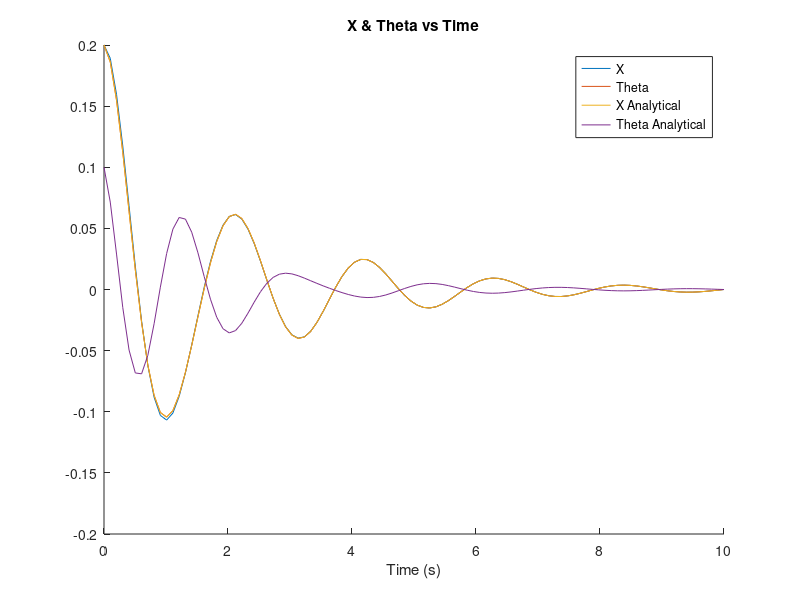

The MATLAB script that drew this image:
function suspension()
m = 4000; % kg
r2 = 0.64; % m
k1 = 20000; % N/m
k2 = 20000; % N/m
l1 = 0.9; % m
l2 = 1.4; % m

I = m * r2;
M = [m 0; 0 I];
K = [k1+k2 (-k1*l1 + k2*l2); (-k1*l1 + k2*l2) ((l1^2)*k1 + (l2^2)*k2)];
C = [4000 1000; 1000 5540];

L = chol(M); % m ^ 0.5
L_inv = inv(L);

K_tilda = L_inv * K * L_inv;
C_tilda = L_inv * C * L_inv;
[eigvec,eigval] = eig(K_tilda);

P = eigvec;

diag = transpose(P) * K_tilda * P;
[V,D] = eig(diag);

%% ODE

% Define simulation parameters
t_span = linspace(0,10);
x_init = [0.2 0; 0.1 0];

x0 = x_init(1); % m
theta0 = x_init(2); % rad
vx0 = x_init(3); % m/s
vtheta0 = x_init(4); % rad/s

Z_0 = [x0, theta0, vx0, vtheta0];     %specify initial conditions (rads, rads/sec)

[Time, zout] = ode45(@ode, t_span, Z_0);

function res = ode(~, Z)
res = zeros(4,1);
res(1) = Z(3); % dx2dt
res(2) = Z(4); % dTheta2dt

% % Undamped
% res(3) = (-(k1 + k2) * Z(1) + (k1*l1 - k2*l2) * Z(2)) / m;
% res(4) = ((l1*k1 - l2*k2) * Z(1) - ((l1^2)*k1 + (l2^2)*k2) * Z(2)) / I;

res(3) = (-K(1) * Z(1) + -K(2) * Z(2) - C(1) * Z(3) - C(2) * Z(4)) / m;
res(4) = (-K(3) * Z(1) + -K(4) * Z(2) - C(3) * Z(3) - C(4) * Z(4)) / I;
end

%% Analytical Soln
% Initial conditions in x and q space
q_init = transpose(P) * L * x_init;

% Find damping constant
zeta = ((C / K) * eigval) / (2 * sqrt(eigval));

% Find damped natural frequency
Wd = sqrt(eigval) * sqrt ([1 0; 0 1] - (zeta.^2));

% Equation of motion in q space
undamped = [q_init(1) * cos(sqrt(eigval(1)) * t_span) + (q_init(3)/sqrt(eigval(1))) * sin(sqrt(eigval(2)) * t_span); ...
q_init(2) * cos(sqrt(eigval(4)) * t_span) + (q_init(4)/sqrt(eigval(4))) * sin(sqrt(eigval(2)) * t_span)];

underdamped = [exp(-zeta(1) * sqrt(eigval(1)) * t_span) .* ...
    (q_init(1) * cos(Wd(1) * t_span) + ((q_init(3) + zeta(1) * sqrt(eigval(1)) * q_init(1)) / Wd(1)) * sin(Wd(1) * t_span)); ...
    exp(-zeta(4) * sqrt(eigval(4)) * t_span) .* ...
    (q_init(2) * cos(Wd(4) * t_span) + ((q_init(4) + zeta(4) * sqrt(eigval(3)) * q_init(3)) / Wd(4)) * sin(Wd(4) * t_span))];

% Equation of motion converted to x space
undamped_analytical = L_inv * P * undamped;
damped_analytical = L_inv * P * underdamped;

%% Plotting

figure;
hold on;

plot(Time, zout(:, 1, 1, 1), Time, damped_analytical(1,:));

% plot(Time, zout(:, 1, 1, 1), Time, zout(:, 2, 1, 1)); % ODE
% legend('Theta', 'X')

plot(t_span, damped_analytical);               % Analytical Soln
legend('X', 'Theta', 'X Analytical', 'Theta Analytical');

title('X & Theta vs Time');
xlabel('Time (s)');
end